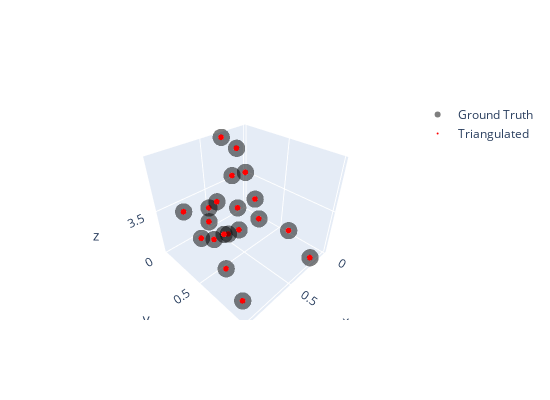

Notebook code cell kept with this figure:
### Code cell
fig = go.Figure(layout=dict(height=400, width=550))
fig.add_trace(go.Scatter3d(x=X_eucl[0,:], y=X_eucl[1,:], z=X_eucl[2,:], mode='markers', marker=dict(size=6, color="black", opacity=0.5), name='Ground Truth'))
fig.add_trace(go.Scatter3d(x=X_eucl_pred[0,:], y=X_eucl_pred[1,:], z=X_eucl_pred[2,:], mode='markers', marker=dict(size=2, color="red", opacity=1), name='Triangulated'))
fig.show()

### Figure 1 — Plotly figure (JSON) as saved in the notebook; plotly's stock layout.template omitted (floating-point values rounded to 4 significant figures)
{"data": [{"marker": {"color": "black", "opacity": 0.5, "size": 6}, "mode": "markers", "name": "Ground Truth", "type": "scatter3d", "x": [0.5442, 0.3061, 0.006439, 0.5645, 0.1743, 0.1517, 0.201, 0.9686, 0.7197, 0.738, 0.9245, 0.7856, 0.6038, 0.7926, 0.5579, 0.6965, 0.8502, 0.6538, 0.08766, 0.8402], "y": [0.3362, 0.02303, 0.01599, 0.1073, 0.07182, 0.293, 0.9886, 0.3703, 0.657, 0.8683, 0.9088, 0.574, 0.1959, 0.2777, 0.2218, 0.5847, 0.655, 0.5958, 0.6698, 0.4792], "z": [3.199, 3.953, 3.506, 3.383, 3.83, 3.375, 3.122, 3.678, 3.73, 3.76, 3.158, 3.117, 3.083, 3.267, 3.501, 3.94, 3.573, 3.464, 3.167, 3.58]}, {"marker": {"color": "red", "opacity": 1, "size": 2}, "mode": "markers", "name": "Triangulated", "type": "scatter3d", "x": [0.5442, 0.3061, 0.006439, 0.5645, 0.1743, 0.1517, 0.201, 0.9686, 0.7197, 0.738, 0.9245, 0.7856, 0.6038, 0.7926, 0.5579, 0.6965, 0.8502, 0.6538, 0.08766, 0.8402], "y": [0.3362, 0.02303, 0.01599, 0.1073, 0.07182, 0.293, 0.9886, 0.3703, 0.657, 0.8683, 0.9088, 0.574, 0.1959, 0.2777, 0.2218, 0.5847, 0.655, 0.5958, 0.6698, 0.4792], "z": [3.199, 3.953, 3.506, 3.383, 3.83, 3.375, 3.122, 3.678, 3.73, 3.76, 3.158, 3.117, 3.083, 3.267, 3.501, 3.94, 3.573, 3.464, 3.167, 3.58]}], "layout": {"height": 400, "width": 550}}
